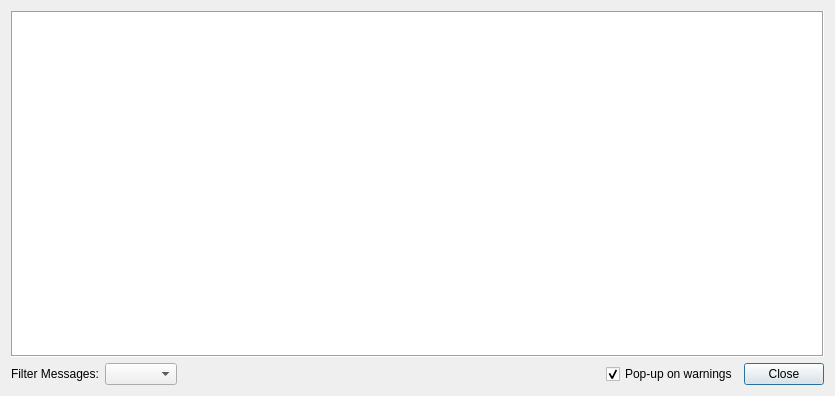
<?xml version="1.0" encoding="UTF-8"?>
<ui version="4.0">
 <class>Logging</class>
 <widget class="QDialog" name="Logging">
  <property name="geometry">
   <rect>
    <x>0</x>
    <y>0</y>
    <width>835</width>
    <height>396</height>
   </rect>
  </property>
  <property name="minimumSize">
   <size>
    <width>835</width>
    <height>396</height>
   </size>
  </property>
  <property name="windowTitle">
   <string>Spool - Scene._log</string>
  </property>
  <layout class="QVBoxLayout" name="verticalLayout">
   <item>
    <widget class="QTableView" name="tableView">
     <property name="font">
      <font>
       <family>Bitstream Vera Sans Mono</family>
       <weight>50</weight>
       <italic>false</italic>
       <bold>false</bold>
      </font>
     </property>
     <property name="contextMenuPolicy">
      <enum>Qt::NoContextMenu</enum>
     </property>
     <property name="frameShape">
      <enum>QFrame::Box</enum>
     </property>
     <property name="autoScroll">
      <bool>true</bool>
     </property>
     <property name="editTriggers">
      <set>QAbstractItemView::NoEditTriggers</set>
     </property>
     <property name="showDropIndicator" stdset="0">
      <bool>false</bool>
     </property>
     <property name="alternatingRowColors">
      <bool>true</bool>
     </property>
     <property name="selectionMode">
      <enum>QAbstractItemView::SingleSelection</enum>
     </property>
     <property name="selectionBehavior">
      <enum>QAbstractItemView::SelectRows</enum>
     </property>
     <property name="iconSize">
      <size>
       <width>20</width>
       <height>20</height>
      </size>
     </property>
     <property name="textElideMode">
      <enum>Qt::ElideRight</enum>
     </property>
     <property name="wordWrap">
      <bool>true</bool>
     </property>
     <property name="cornerButtonEnabled">
      <bool>false</bool>
     </property>
     <attribute name="horizontalHeaderVisible">
      <bool>false</bool>
     </attribute>
     <attribute name="horizontalHeaderCascadingSectionResizes">
      <bool>false</bool>
     </attribute>
     <attribute name="horizontalHeaderDefaultSectionSize">
      <number>80</number>
     </attribute>
     <attribute name="horizontalHeaderStretchLastSection">
      <bool>true</bool>
     </attribute>
     <attribute name="verticalHeaderVisible">
      <bool>true</bool>
     </attribute>
     <attribute name="verticalHeaderDefaultSectionSize">
      <number>25</number>
     </attribute>
    </widget>
   </item>
   <item>
    <layout class="QHBoxLayout" name="horizontalLayout_2">
     <item>
      <widget class="QLabel" name="label">
       <property name="sizePolicy">
        <sizepolicy hsizetype="Minimum" vsizetype="Preferred">
         <horstretch>0</horstretch>
         <verstretch>0</verstretch>
        </sizepolicy>
       </property>
       <property name="text">
        <string>Filter Messages:</string>
       </property>
       <property name="buddy">
        <cstring>filterBox</cstring>
       </property>
      </widget>
     </item>
     <item>
      <widget class="QComboBox" name="filterBox"/>
     </item>
     <item>
      <spacer name="horizontalSpacer">
       <property name="orientation">
        <enum>Qt::Horizontal</enum>
       </property>
       <property name="sizeHint" stdset="0">
        <size>
         <width>40</width>
         <height>20</height>
        </size>
       </property>
      </spacer>
     </item>
     <item>
      <widget class="QCheckBox" name="autoBox">
       <property name="text">
        <string>Pop-up on warnings</string>
       </property>
       <property name="checked">
        <bool>true</bool>
       </property>
      </widget>
     </item>
     <item>
      <widget class="QPushButton" name="closeButton">
       <property name="text">
        <string>Close</string>
       </property>
       <property name="icon">
        <iconset theme="SP_DialogCloseButton"/>
       </property>
       <property name="shortcut">
        <string>Esc</string>
       </property>
      </widget>
     </item>
    </layout>
   </item>
  </layout>
 </widget>
 <resources/>
 <connections>
  <connection>
   <sender>closeButton</sender>
   <signal>clicked()</signal>
   <receiver>Logging</receiver>
   <slot>close()</slot>
   <hints>
    <hint type="sourcelabel">
     <x>782</x>
     <y>372</y>
    </hint>
    <hint type="destinationlabel">
     <x>417</x>
     <y>197</y>
    </hint>
   </hints>
  </connection>
 </connections>
</ui>
